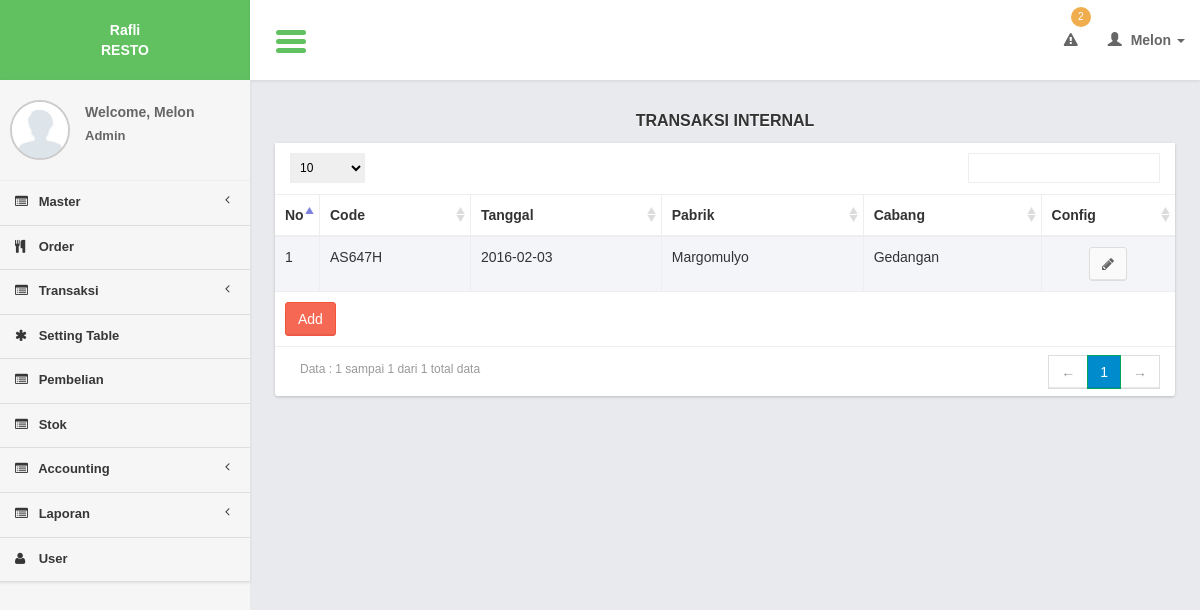
Page /controllers/transaksi_internal.php (signed in) on the committed database.
### tables this page shows
CREATE TABLE `transaction_internals` (
  `transaction_internal_id` int(11) NOT NULL,
  `transaction_internal_code` varchar(100) NOT NULL,
  `transaction_internal_date` date NOT NULL,
  `pabrik_branch_id` int(11) NOT NULL,
  `cabang_branch_id` int(11) NOT NULL,
  `branch_id` int(11) NOT NULL
);

CREATE TABLE `branches` (
  `branch_id` int(11) NOT NULL,
  `branch_name` varchar(200) NOT NULL,
  `branch_img` text NOT NULL,
  `branch_desc` text NOT NULL,
  `branch_address` text NOT NULL,
  `branch_phone` varchar(100) NOT NULL,
  `branch_city` varchar(100) NOT NULL,
  `branch_type_id` int(11) NOT NULL
);

### lib/function.php (called while the page is built, shortened)
<?php
function get_header($title = ""){
	include '../views/layout/header.php';
}
function get_footer($query_find = 0){
	include '../views/layout/footer.php';
}
function get_user_data(){
	$query_user = mysql_query("select * from users where user_id = '".$_SESSION['user_id']."'");
	$row_user = mysql_fetch_object($query_user);
	$name = ucfirst($row_user->user_name);
	switch($row_user->user_type_id){
		case 1: $type = "Admin"; break;
	}
	$user_img = $row_user->user_img;
	return array($name, $type, $user_img);
}
	?>

### models/transaksi_internal_model.php (called while the page is built, shortened)
<?php
function select($where){
	$query = mysql_query("select a.*,(b.branch_name) as pabrik,(c.branch_name) as cabang from transaction_internals a
						  join branches b on b.branch_id = a.pabrik_branch_id
						  join branches c on c.branch_id = a.cabang_branch_id
						  $where
						  order by transaction_internal_id");
	return $query;
}
?>

### views/transaksi_internal/list.php (the view, shortened to what this page needs)
     <section class="content">
         <div class="row">
             <div class="col-xs-12">
                  <div class="title_page"> <?= $title ?></div>
                 <div class="box">
                     <div class="box-body2 table-responsive">
                         <table id="example1" class="table table-bordered table-striped">
                             <thead>
                                 <tr>
                                 	<th width="5%">No</th>
                                 	<th>Code</th>
                                     <th>Tanggal</th>
                                     <th>Pabrik</th>
                                     <th>Cabang</th>
                                     <th>Config</th>
                                 </tr>
                             </thead>
                             <tbody>
                                 <?php
                                $no = 1;
  while($row = mysql_fetch_array($query)){
                                 ?>
                                 <tr>
                                 <td><?= $no?></td>
                                    <td><?= $row['transaction_internal_code']?></td>
                                     <td><?= $row['transaction_internal_date']?></td>
                                     <td><?= $row['pabrik']?></td>
                                     <td><?= $row['cabang']?></td>
                                   <td style="text-align:center;">
                                         <a href="transaksi_internal.php?page=form&id=<?= $row['transaction_internal_id']?>" class="btn btn-default" ><i class="fa fa-pencil"></i></a>
                                     </td>
                                 </tr>
                                 <?php
$no++;
                                 }
                                 ?>
                             </tbody>
                               <tfoot>
                                 <tr>
                                     <td colspan="6"><a href="<?= $add_button ?>" class="btn btn-danger " >Add</a></td>
                                 </tr>
                             </tfoot>
                         </table>
                     </div>
                 </div>
             </div>
         </div>
     </section>

### css/AdminLTE.css (style rules this page uses)
html { font-family: 'Source Sans Pro', sans-serif; -webkit-font-smoothing: antialiased; min-height: 100%; background: #E9EAED; }
body { font-family: 'Source Sans Pro', sans-serif; -webkit-font-smoothing: antialiased; min-height: 100%; }
a { color: #3c8dbc; }
.content { padding: 30px 10px; }
.table-striped > tbody > tr:nth-child(odd), .table-striped > tbody > tr:nth-child(odd) { background:#F3F5F9; }
.box { position: relative; margin-bottom: 20px; -webkit-border-radius: 3px; -moz-border-radius: 3px; border-radius: 3px !important; width: 100%; background:#fff; box-shadow: 0 1px 3px rgba(0, 0, 0, 0.1); }
.box .box-body2 { background:#fff; -webkit-border-top-left-radius: 0; -webkit-border-top-right-radius: 0; -webkit-border-bottom-right-radius: 3px; -webkit-border-bottom-left-radius: 3px; -moz-border-radius-topleft: 0; -moz-border-radius-topright: 0; -moz-border-radius-bottomright: 3px; -moz-border-radius-bottomleft: 3px; border-top-left-radius: 0; border-top-right-radius: 0; border-bottom-right-radius: 3px; border-bottom-left-radius: 3px; box-shadow: 0 1px 3px rgba(0, 0, 0, 0.1); }
.btn { font-weight: 500; -webkit-border-radius: 3px; -moz-border-radius: 3px; border-radius: 3px; border: 1px solid transparent; -webkit-box-shadow: inset 0px -2px 0px 0px rgba(0, 0, 0, 0.09); -moz-box-shadow: inset 0px -2px 0px 0px rgba(0, 0, 0, 0.09); box-shadow: inset 0px -1px 0px 0px rgba(0, 0, 0, 0.09); }
.btn.btn-default { background-color: #fafafa; color: #666; border-color: #ddd; border-bottom-color: #ddd; }
.btn.btn-danger { background-color: #f56954; border-color: #f4543c; }
.title_page { font-size:medium; text-align:center; font-weight:bold; margin-bottom:10px; text-shadow: 0 1px 1px #ffffff; text-transform:uppercase; }

### css/tooltip/tooltip-classic.css (style rules this page uses)
html, body { margin:0; height:100%; }

### rows in the picture
transaction_internals: transaction_internal_code "AS647H", transaction_internal_date "2016-02-03", branch.branch_name "Margomulyo", branches.branch_name "Gedangan"

### other values in the picture
count_stock_limit() "2"
$user_data[0] "Melon"
$user_data[1] "Admin"
$title "TRANSAKSI INTERNAL"
